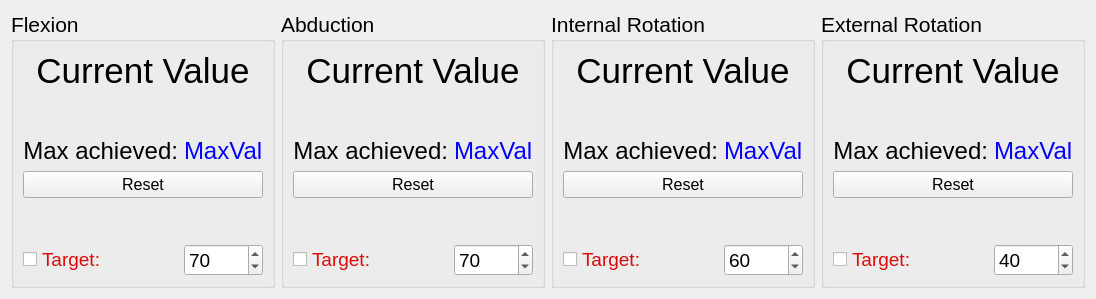
     <widget class="QWidget" name="tab_2">
      <attribute name="title">
       <string>Shoulder</string>
      </attribute>
      <layout class="QHBoxLayout" name="horizontalLayout_2">
       <item>
        <widget class="QGroupBox" name="sh_flex_groupBox">
         <property name="font">
          <font>
           <pointsize>16</pointsize>
          </font>
         </property>
         <property name="title">
          <string>Flexion</string>
         </property>
         <layout class="QGridLayout" name="gridLayout_12">
          <item row="5" column="1">
           <widget class="QSpinBox" name="sh_flex_target_spinBox">
            <property name="font">
             <font>
              <pointsize>14</pointsize>
             </font>
            </property>
            <property name="maximum">
             <number>180</number>
            </property>
            <property name="singleStep">
             <number>10</number>
            </property>
            <property name="value">
             <number>70</number>
            </property>
           </widget>
          </item>
          <item row="1" column="0">
           <spacer name="verticalSpacer_22">
            <property name="orientation">
             <enum>Qt::Vertical</enum>
            </property>
            <property name="sizeHint" stdset="0">
             <size>
              <width>20</width>
              <height>40</height>
             </size>
            </property>
           </spacer>
          </item>
          <item row="3" column="0" colspan="2">
           <widget class="QPushButton" name="sh_flex_reset_pushButton">
            <property name="font">
             <font>
              <pointsize>12</pointsize>
             </font>
            </property>
            <property name="text">
             <string>Reset</string>
            </property>
           </widget>
          </item>
          <item row="0" column="0" colspan="2">
           <widget class="QLabel" name="sh_flex_value">
            <property name="font">
             <font>
              <pointsize>26</pointsize>
             </font>
            </property>
            <property name="text">
             <string>Current Value</string>
            </property>
            <property name="alignment">
             <set>Qt::AlignCenter</set>
            </property>
           </widget>
          </item>
          <item row="2" column="0">
           <widget class="QLabel" name="sh_flex_max_label">
            <property name="font">
             <font>
              <pointsize>18</pointsize>
             </font>
            </property>
            <property name="text">
             <string>Max achieved:</string>
            </property>
            <property name="alignment">
             <set>Qt::AlignRight|Qt::AlignTrailing|Qt::AlignVCenter</set>
            </property>
           </widget>
          </item>
          <item row="4" column="0">
           <spacer name="verticalSpacer_21">
            <property name="orientation">
             <enum>Qt::Vertical</enum>
            </property>
            <property name="sizeHint" stdset="0">
             <size>
              <width>20</width>
              <height>40</height>
             </size>
            </property>
           </spacer>
          </item>
          <item row="2" column="1">
           <widget class="QLabel" name="sh_flex_max_value">
            <property name="palette">
             <palette>
              <active>
               <colorrole role="WindowText">
                <brush brushstyle="SolidPattern">
                 <color alpha="255">
                  <red>0</red>
                  <green>0</green>
                  <blue>255</blue>
                 </color>
                </brush>
               </colorrole>
               <colorrole role="Text">
                <brush brushstyle="SolidPattern">
                 <color alpha="255">
                  <red>0</red>
                  <green>0</green>
                  <blue>0</blue>
                 </color>
                </brush>
               </colorrole>
               <colorrole role="PlaceholderText">
                <brush brushstyle="SolidPattern">
                 <color alpha="128">
                  <red>0</red>
                  <green>0</green>
                  <blue>0</blue>
                 </color>
                </brush>
               </colorrole>
              </active>
              <inactive>
               <colorrole role="WindowText">
                <brush brushstyle="SolidPattern">
                 <color alpha="255">
                  <red>0</red>
                  <green>0</green>
                  <blue>255</blue>
                 </color>
                </brush>
               </colorrole>
               <colorrole role="Text">
                <brush brushstyle="SolidPattern">
                 <color alpha="255">
                  <red>0</red>
                  <green>0</green>
                  <blue>0</blue>
                 </color>
                </brush>
               </colorrole>
               <colorrole role="PlaceholderText">
                <brush brushstyle="SolidPattern">
                 <color alpha="128">
                  <red>0</red>
                  <green>0</green>
                  <blue>0</blue>
                 </color>
                </brush>
               </colorrole>
              </inactive>
              <disabled>
               <colorrole role="WindowText">
                <brush brushstyle="SolidPattern">
                 <color alpha="255">
                  <red>120</red>
                  <green>120</green>
                  <blue>120</blue>
                 </color>
                </brush>
               </colorrole>
               <colorrole role="Text">
                <brush brushstyle="SolidPattern">
                 <color alpha="255">
                  <red>120</red>
                  <green>120</green>
                  <blue>120</blue>
                 </color>
                </brush>
               </colorrole>
               <colorrole role="PlaceholderText">
                <brush brushstyle="SolidPattern">
                 <color alpha="128">
                  <red>0</red>
                  <green>0</green>
                  <blue>0</blue>
                 </color>
                </brush>
               </colorrole>
              </disabled>
             </palette>
            </property>
            <property name="font">
             <font>
              <pointsize>18</pointsize>
             </font>
            </property>
            <property name="text">
             <string>MaxVal</string>
            </property>
           </widget>
          </item>
          <item row="5" column="0">
           <widget class="QCheckBox" name="sh_flex_checkBox">
            <property name="palette">
             <palette>
              <active>
               <colorrole role="WindowText">
                <brush brushstyle="SolidPattern">
                 <color alpha="255">
                  <red>221</red>
                  <green>10</green>
                  <blue>10</blue>
                 </color>
                </brush>
               </colorrole>
              </active>
              <inactive>
               <colorrole role="WindowText">
                <brush brushstyle="SolidPattern">
                 <color alpha="255">
                  <red>221</red>
                  <green>10</green>
                  <blue>10</blue>
                 </color>
                </brush>
               </colorrole>
              </inactive>
              <disabled>
               <colorrole role="WindowText">
                <brush brushstyle="SolidPattern">
                 <color alpha="255">
                  <red>120</red>
                  <green>120</green>
                  <blue>120</blue>
                 </color>
                </brush>
               </colorrole>
              </disabled>
             </palette>
            </property>
            <property name="font">
             <font>
              <pointsize>14</pointsize>
             </font>
            </property>
            <property name="toolTip">
             <string>Include target line?</string>
            </property>
            <property name="toolTipDuration">
             <number>-1</number>
            </property>
            <property name="text">
             <string>Target:</string>
            </property>
            <property name="iconSize">
             <size>
              <width>16</width>
              <height>16</height>
             </size>
            </property>
            <property name="checked">
             <bool>false</bool>
            </property>
           </widget>
          </item>
         </layout>
        </widget>
       </item>
       <item>
        <widget class="QGroupBox" name="sh_abd_groupBox">
         <property name="font">
          <font>
           <pointsize>16</pointsize>
          </font>
         </property>
         <property name="title">
          <string>Abduction</string>
         </property>
         <layout class="QGridLayout" name="gridLayout_10">
          <item row="3" column="0" colspan="2">
           <widget class="QPushButton" name="sh_abd_reset_pushButton">
            <property name="font">
             <font>
              <pointsize>12</pointsize>
             </font>
            </property>
            <property name="text">
             <string>Reset</string>
            </property>
           </widget>
          </item>
          <item row="2" column="0">
           <widget class="QLabel" name="sh_abd_max_label">
            <property name="font">
             <font>
              <pointsize>18</pointsize>
             </font>
            </property>
            <property name="text">
             <string>Max achieved:</string>
            </property>
            <property name="alignment">
             <set>Qt::AlignRight|Qt::AlignTrailing|Qt::AlignVCenter</set>
            </property>
           </widget>
          </item>
          <item row="0" column="0" colspan="2">
           <widget class="QLabel" name="sh_abd_value">
            <property name="font">
             <font>
              <pointsize>26</pointsize>
             </font>
            </property>
            <property name="text">
             <string>Current Value</string>
            </property>
            <property name="alignment">
             <set>Qt::AlignCenter</set>
            </property>
           </widget>
          </item>
          <item row="5" column="1">
           <widget class="QSpinBox" name="sh_abd_target_spinBox">
            <property name="font">
             <font>
              <pointsize>14</pointsize>
             </font>
            </property>
            <property name="maximum">
             <number>180</number>
            </property>
            <property name="singleStep">
             <number>10</number>
            </property>
            <property name="value">
             <number>70</number>
            </property>
           </widget>
          </item>
          <item row="2" column="1">
           <widget class="QLabel" name="sh_abd_max_value">
            <property name="palette">
             <palette>
              <active>
               <colorrole role="WindowText">
                <brush brushstyle="SolidPattern">
                 <color alpha="255">
                  <red>0</red>
                  <green>0</green>
                  <blue>255</blue>
                 </color>
                </brush>
               </colorrole>
              </active>
              <inactive>
               <colorrole role="WindowText">
                <brush brushstyle="SolidPattern">
                 <color alpha="255">
                  <red>0</red>
                  <green>0</green>
                  <blue>255</blue>
                 </color>
                </brush>
               </colorrole>
              </inactive>
              <disabled>
               <colorrole role="WindowText">
                <brush brushstyle="SolidPattern">
                 <color alpha="255">
                  <red>120</red>
                  <green>120</green>
                  <blue>120</blue>
                 </color>
                </brush>
               </colorrole>
              </disabled>
             </palette>
            </property>
            <property name="font">
             <font>
              <pointsize>18</pointsize>
             </font>
            </property>
            <property name="text">
             <string>MaxVal</string>
            </property>
           </widget>
          </item>
          <item row="4" column="0">
           <spacer name="verticalSpacer_17">
            <property name="orientation">
             <enum>Qt::Vertical</enum>
            </property>
            <property name="sizeHint" stdset="0">
             <size>
              <width>20</width>
              <height>40</height>
             </size>
            </property>
           </spacer>
          </item>
          <item row="1" column="0">
           <spacer name="verticalSpacer_18">
            <property name="orientation">
             <enum>Qt::Vertical</enum>
            </property>
            <property name="sizeHint" stdset="0">
             <size>
              <width>20</width>
              <height>40</height>
             </size>
            </property>
           </spacer>
          </item>
          <item row="5" column="0">
           <widget class="QCheckBox" name="sh_abd_checkBox">
            <property name="palette">
             <palette>
              <active>
               <colorrole role="WindowText">
                <brush brushstyle="SolidPattern">
                 <color alpha="255">
                  <red>221</red>
                  <green>10</green>
                  <blue>10</blue>
                 </color>
                </brush>
               </colorrole>
              </active>
              <inactive>
               <colorrole role="WindowText">
                <brush brushstyle="SolidPattern">
                 <color alpha="255">
                  <red>221</red>
                  <green>10</green>
                  <blue>10</blue>
                 </color>
                </brush>
               </colorrole>
              </inactive>
              <disabled>
               <colorrole role="WindowText">
                <brush brushstyle="SolidPattern">
                 <color alpha="255">
                  <red>120</red>
                  <green>120</green>
                  <blue>120</blue>
                 </color>
                </brush>
               </colorrole>
              </disabled>
             </palette>
            </property>
            <property name="font">
             <font>
              <pointsize>14</pointsize>
             </font>
            </property>
            <property name="toolTip">
             <string>Include target line?</string>
            </property>
            <property name="toolTipDuration">
             <number>-1</number>
            </property>
            <property name="text">
             <string>Target:</string>
            </property>
            <property name="checked">
             <bool>false</bool>
            </property>
           </widget>
          </item>
         </layout>
        </widget>
       </item>
       <item>
        <widget class="QGroupBox" name="sh_introt_groupBox">
         <property name="font">
          <font>
           <pointsize>16</pointsize>
          </font>
         </property>
         <property name="title">
          <string>Internal Rotation</string>
         </property>
         <layout class="QGridLayout" name="gridLayout_11">
          <item row="2" column="1">
           <widget class="QLabel" name="sh_introt_max_value">
            <property name="palette">
             <palette>
              <active>
               <colorrole role="WindowText">
                <brush brushstyle="SolidPattern">
                 <color alpha="255">
                  <red>0</red>
                  <green>0</green>
                  <blue>255</blue>
                 </color>
                </brush>
               </colorrole>
              </active>
              <inactive>
               <colorrole role="WindowText">
                <brush brushstyle="SolidPattern">
                 <color alpha="255">
                  <red>0</red>
                  <green>0</green>
                  <blue>255</blue>
                 </color>
                </brush>
               </colorrole>
              </inactive>
              <disabled>
               <colorrole role="WindowText">
                <brush brushstyle="SolidPattern">
                 <color alpha="255">
                  <red>120</red>
                  <green>120</green>
                  <blue>120</blue>
                 </color>
                </brush>
               </colorrole>
              </disabled>
             </palette>
            </property>
            <property name="font">
             <font>
              <pointsize>18</pointsize>
             </font>
            </property>
            <property name="text">
             <string>MaxVal</string>
            </property>
           </widget>
          </item>
          <item row="5" column="1">
           <widget class="QSpinBox" name="sh_introt_target_spinBox">
            <property name="font">
             <font>
              <pointsize>14</pointsize>
             </font>
            </property>
            <property name="maximum">
             <number>180</number>
            </property>
            <property name="singleStep">
             <number>10</number>
            </property>
            <property name="value">
             <number>60</number>
            </property>
           </widget>
          </item>
          <item row="3" column="0" colspan="2">
           <widget class="QPushButton" name="sh_introt_reset_pushButton">
            <property name="font">
             <font>
              <pointsize>12</pointsize>
             </font>
            </property>
            <property name="text">
             <string>Reset</string>
            </property>
           </widget>
          </item>
          <item row="2" column="0">
           <widget class="QLabel" name="sh_introt_max_label">
            <property name="font">
             <font>
              <pointsize>18</pointsize>
             </font>
            </property>
            <property name="text">
             <string>Max achieved:</string>
            </property>
            <property name="alignment">
             <set>Qt::AlignRight|Qt::AlignTrailing|Qt::AlignVCenter</set>
            </property>
           </widget>
          </item>
          <item row="4" column="0">
           <spacer name="verticalSpacer_19">
            <property name="orientation">
             <enum>Qt::Vertical</enum>
            </property>
            <property name="sizeHint" stdset="0">
             <size>
              <width>20</width>
              <height>40</height>
             </size>
            </property>
           </spacer>
          </item>
          <item row="0" column="0" colspan="2">
           <widget class="QLabel" name="sh_introt_value">
            <property name="font">
             <font>
              <pointsize>26</pointsize>
             </font>
            </property>
            <property name="text">
             <string>Current Value</string>
            </property>
            <property name="alignment">
             <set>Qt::AlignCenter</set>
            </property>
           </widget>
          </item>
          <item row="1" column="0">
           <spacer name="verticalSpacer_20">
            <property name="orientation">
             <enum>Qt::Vertical</enum>
            </property>
            <property name="sizeHint" stdset="0">
             <size>
              <width>20</width>
              <height>40</height>
             </size>
            </property>
           </spacer>
          </item>
          <item row="5" column="0">
           <widget class="QCheckBox" name="sh_introt_checkBox">
            <property name="palette">
             <palette>
              <active>
               <colorrole role="WindowText">
                <brush brushstyle="SolidPattern">
                 <color alpha="255">
                  <red>221</red>
                  <green>10</green>
                  <blue>10</blue>
                 </color>
                </brush>
               </colorrole>
              </active>
              <inactive>
               <colorrole role="WindowText">
                <brush brushstyle="SolidPattern">
                 <color alpha="255">
                  <red>221</red>
                  <green>10</green>
                  <blue>10</blue>
                 </color>
                </brush>
               </colorrole>
              </inactive>
              <disabled>
               <colorrole role="WindowText">
                <brush brushstyle="SolidPattern">
                 <color alpha="255">
                  <red>120</red>
                  <green>120</green>
                  <blue>120</blue>
                 </color>
                </brush>
               </colorrole>
              </disabled>
             </palette>
            </property>
            <property name="font">
             <font>
              <pointsize>14</pointsize>
             </font>
            </property>
            <property name="toolTip">
             <string>Include target line?</string>
            </property>
            <property name="toolTipDuration">
             <number>-1</number>
            </property>
            <property name="text">
             <string>Target:</string>
            </property>
            <property name="checked">
             <bool>false</bool>
            </property>
           </widget>
          </item>
         </layout>
        </widget>
       </item>
       <item>
        <widget class="QGroupBox" name="sh_extrot_groupBox">
         <property name="font">
          <font>
           <pointsize>16</pointsize>
          </font>
         </property>
         <property name="title">
          <string>External Rotation</string>
         </property>
         <layout class="QGridLayout" name="gridLayout_13">
          <item row="1" column="0">
           <spacer name="verticalSpacer_24">
            <property name="orientation">
             <enum>Qt::Vertical</enum>
            </property>
            <property name="sizeHint" stdset="0">
             <size>
              <width>20</width>
              <height>40</height>
             </size>
            </property>
           </spacer>
          </item>
          <item row="2" column="0">
           <widget class="QLabel" name="sh_extrot_max_label">
            <property name="font">
             <font>
              <pointsize>18</pointsize>
             </font>
            </property>
            <property name="text">
             <string>Max achieved:</string>
            </property>
            <property name="alignment">
             <set>Qt::AlignRight|Qt::AlignTrailing|Qt::AlignVCenter</set>
            </property>
           </widget>
          </item>
          <item row="0" column="0" colspan="2">
           <widget class="QLabel" name="sh_extrot_value">
            <property name="font">
             <font>
              <pointsize>26</pointsize>
             </font>
            </property>
            <property name="text">
             <string>Current Value</string>
            </property>
            <property name="alignment">
             <set>Qt::AlignCenter</set>
            </property>
           </widget>
          </item>
          <item row="5" column="1">
           <widget class="QSpinBox" name="sh_extrot_target_spinBox">
            <property name="font">
             <font>
              <pointsize>14</pointsize>
             </font>
            </property>
            <property name="maximum">
             <number>180</number>
            </property>
            <property name="singleStep">
             <number>10</number>
            </property>
            <property name="value">
             <number>40</number>
            </property>
           </widget>
          </item>
          <item row="3" column="0" colspan="2">
           <widget class="QPushButton" name="sh_extrot_reset_pushButton">
            <property name="font">
             <font>
              <pointsize>12</pointsize>
             </font>
            </property>
            <property name="text">
             <string>Reset</string>
            </property>
           </widget>
          </item>
          <item row="2" column="1">
           <widget class="QLabel" name="sh_extrot_max_value">
            <property name="palette">
             <palette>
              <active>
               <colorrole role="WindowText">
                <brush brushstyle="SolidPattern">
                 <color alpha="255">
                  <red>0</red>
                  <green>0</green>
                  <blue>255</blue>
                 </color>
                </brush>
               </colorrole>
              </active>
              <inactive>
               <colorrole role="WindowText">
                <brush brushstyle="SolidPattern">
                 <color alpha="255">
                  <red>0</red>
                  <green>0</green>
                  <blue>255</blue>
                 </color>
                </brush>
               </colorrole>
              </inactive>
              <disabled>
               <colorrole role="WindowText">
                <brush brushstyle="SolidPattern">
                 <color alpha="255">
                  <red>120</red>
                  <green>120</green>
                  <blue>120</blue>
                 </color>
                </brush>
               </colorrole>
              </disabled>
             </palette>
            </property>
            <property name="font">
             <font>
              <pointsize>18</pointsize>
             </font>
            </property>
            <property name="text">
             <string>MaxVal</string>
            </property>
           </widget>
          </item>
          <item row="4" column="0">
           <spacer name="verticalSpacer_23">
            <property name="orientation">
             <enum>Qt::Vertical</enum>
            </property>
            <property name="sizeHint" stdset="0">
             <size>
              <width>20</width>
              <height>40</height>
             </size>
            </property>
           </spacer>
          </item>
          <item row="5" column="0">
           <widget class="QCheckBox" name="sh_extrot_checkBox">
            <property name="palette">
             <palette>
              <active>
               <colorrole role="WindowText">
                <brush brushstyle="SolidPattern">
                 <color alpha="255">
                  <red>221</red>
                  <green>10</green>
                  <blue>10</blue>
                 </color>
                </brush>
               </colorrole>
              </active>
              <inactive>
               <colorrole role="WindowText">
                <brush brushstyle="SolidPattern">
                 <color alpha="255">
                  <red>221</red>
                  <green>10</green>
                  <blue>10</blue>
                 </color>
                </brush>
               </colorrole>
              </inactive>
              <disabled>
               <colorrole role="WindowText">
                <brush brushstyle="SolidPattern">
                 <color alpha="255">
                  <red>120</red>
                  <green>120</green>
                  <blue>120</blue>
                 </color>
                </brush>
               </colorrole>
              </disabled>
             </palette>
            </property>
            <property name="font">
             <font>
              <pointsize>14</pointsize>
             </font>
            </property>
            <property name="toolTip">
             <string>Include target line?</string>
            </property>
            <property name="toolTipDuration">
             <number>-1</number>
            </property>
            <property name="text">
             <string>Target:</string>
            </property>
            <property name="checked">
             <bool>false</bool>
            </property>
           </widget>
          </item>
         </layout>
        </widget>
       </item>
      </layout>
     </widget>
